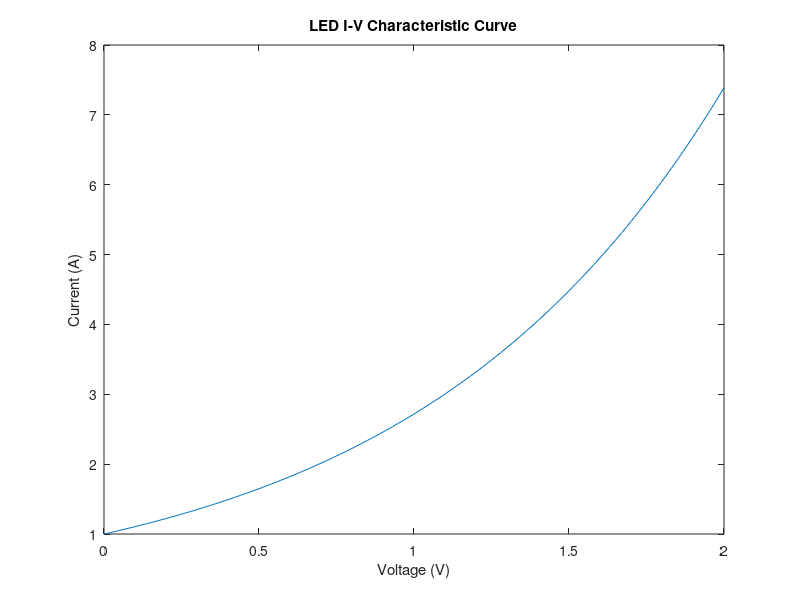

MATLAB code for this plot:
% LED characteristics curve
% Md. Roknuzzaman Rikon
% 26-09-2024

V = 0:0.01:2; % Voltage range  
I = exp(V); % Simplified exponential I-V relationship  

% Plotting the I-V characteristic curve
plot(V, I);  
title('LED I-V Characteristic Curve');  
xlabel('Voltage (V)'); 
ylabel('Current (A)');
